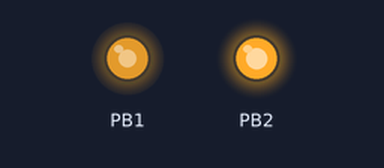
Simulated run of this program. Board: ATmega328P, built with avr-gcc and emulated at 16 MHz (the files do not name the chip). Parts: output pins drawn as LEDs (lit = HIGH). At 6.0 s the program stops and its outputs stay as they are.

Above: at 0.1 s.
Timing chart, 0 to 1.6 s (numbered marks = the images above):
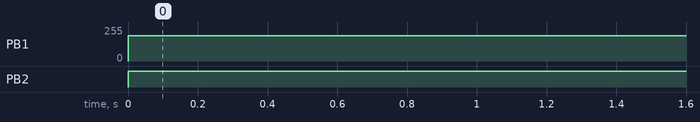

Measured:
- by itself, PB1: 0/255 → 191/255 at 0.00 s
- by itself, PB2: LOW → HIGH at 0.00 s

The program:

main.cpp
```cpp
#include <avr/io.h>
#include <util/delay.h>

uint16_t TOP;

// Configura o PWM
void setupFastPWM(){
  // Configurado para gerar no pino Digital 9 (OCR1A)
  // Está no Port B, bit PB1
  // Configurando o pino OC1A (PB1) como saída
  DDRB |= (1 << DDB1);
  // Mesma coisa para o OC1B (PB2), que é o Digital 10
  DDRB |= (1 << DDB2);

  // Frequências possíveis com Fast PWM (N=Prescale)
  // f_pwm = f_clk/(N*256)
  //       = 16mHz/256N
  // Como mudar o prescale:
  // CS12 CS11 CS10 -> Prescaler -> f_pwm (considerando 16MHz de entrada)
  //   0   0    0   -> Inativo   -> -
  //   0   0    1   ->   1       -> 16 MHz
  //   0   1    0   ->   8       -> 2 MHz
  //   0   1    1   ->   64      -> 250 KHz
  //   1   0    0   ->   256     -> 62,5 KHz
  //   1   0    1   ->   1024    -> 15,625 KHz

  // Configurando o Timer/Counter1 para Fast PWM
  TCCR1A |= (1 << WGM11 | 1 << COM1A1 | 1 << COM1B1);
  // Para colocar no modo não invertido, tem que setar o bit COM1A1 e COM1B1
  TCCR1B |= (1 << WGM13 | 1 << WGM12 | 1 << CS11);
  // Essa config trás a FREQUÊNCIA BASE do PWM, então dá pra alterar com o TOP qual vai ser
  // A freq final do pwm
  // Lembra sempre de conferir o WGM1[x] para ver qual o modo do PWM

  // O TOP do PWM (IMPORTANTE ISSO HEIN) pode ser calculado como:
  // TOP = (f_clk/(N*f_pwm)) - 1
  // Dessa vez, o f_pwm vai ser a frequência final do PWM, a que vai ser gerada
  // O valor do ICR1 deve ser definido com o valor do TOP

  // Ex: Freq de 10416Hz:
  // Seleciona-se o Prescale de 256, no fim o cálculo de TOP entregará TOP=5
  // Equivalendo a 10,416 KHz

  // Deve ser sempre um valor INT
  ICR1 = 199;
  TOP = ICR1; // Pra usar na função que altera o Duty Cycle

  // Iniciando com o Duty Cycle zerado
  OCR1A = 0;
  OCR1B = 0;
}

// Atualiza o valor do Duty Cycle
uint16_t setDutyCycle(int porcentPWM, int topValue){
  // Essa função lê valores de 0-100 e faz o Duty Cycle adotar esse valor

  // Isso é para limitar o valor mínimo do Duty Cycle
  if (porcentPWM < 0){
    porcentPWM = 0;
  }

  // Isso é para limitar o vlaor máximo do Duty Cycle
  if (porcentPWM > 100){
    porcentPWM = 100;
  }

  uint16_t dutyCycle = ((porcentPWM * (topValue + 1))/100) - 1; // Cálculo do ICR para % do Duty
  return dutyCycle;
}


int main(void){

  setupFastPWM();

  while (1){

    // Atualiza para o MOTOR DIREITO
    OCR1A = setDutyCycle(75, TOP);
    // Atualiza para o MOTOR ESQUERDO
    OCR1B = setDutyCycle(0, TOP);

    _delay_ms(2000);

  }
}
```
